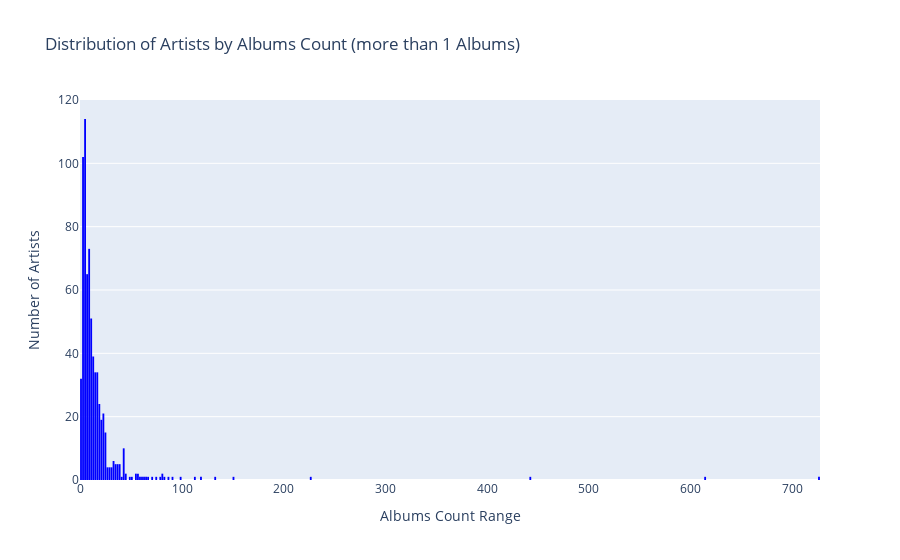

This figure's notebook cell:
### Code cell
# Filter artists with more than 1 album_count
filtered_df = df_merged[artist_album_counts['album_count'] > 1]

# Create a Histogram
histogram_fig = go.Figure(data=[
    go.Histogram(
        x=filtered_df['album_count'],
        nbinsx=500,
        marker_color='blue',)])

histogram_fig.update_layout(
    title='Distribution of Artists by Albums Count (more than 1 Albums)',
    xaxis=dict(title='Albums Count Range'),
    yaxis=dict(title='Number of Artists'),
    showlegend=False,
    bargap=0.1)

histogram_fig.show()

html_file = 'album_count_range.html'

if not os.path.exists(html_file):
    pio.write_html(histogram_fig, file=html_file)
    print(f'HTML file "{html_file}" has been saved.')
else:
    print(f'HTML file "{html_file}" already exists.')

### Figure 1 — Plotly figure (JSON) as saved in the notebook; plotly's stock layout.template omitted (floating-point values rounded to 4 significant figures; data arrays with more than 128 entries replaced by an {"elided": "..."} marker saying what was removed)
{"data": [{"marker": {"color": "blue"}, "nbinsx": 500, "type": "histogram", "x": {"elided": "697 int values"}}], "layout": {"bargap": 0.1, "showlegend": false, "title": {"text": "Distribution of Artists by Albums Count (more than 1 Albums)"}, "xaxis": {"title": {"text": "Albums Count Range"}}, "yaxis": {"title": {"text": "Number of Artists"}}}}
